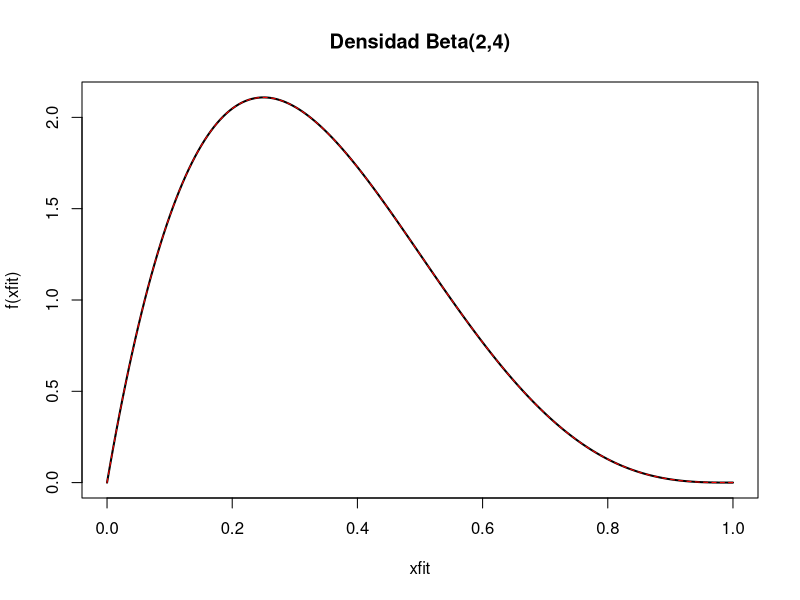
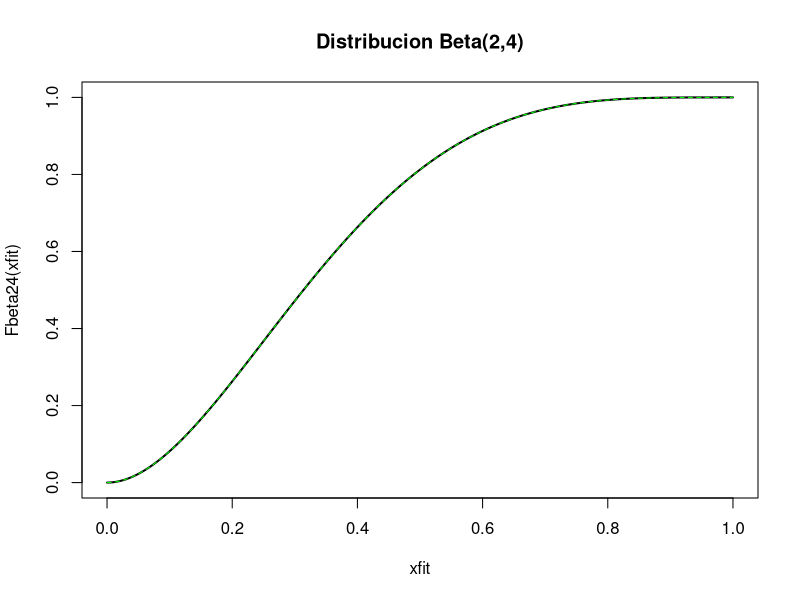

The R script that drew these images, in order: (Note: this script raises an error after producing the figures.)

# Semana 1 - Ejercicio 2. Generacion Distribucion beta.

# Apartado 1 - Dibujar distribucion y densidad de beta(2,4)

# Funcion de densidad de la Beta(2,4) 
f <- Vectorize(function(x) { if (x > 0 && x <  1) (20 * x*(1 - x)**3) else 0})

# Funcion de distribucion
Fbeta24 <- Vectorize(function(x) { if (x < 0 ) 0 
                                 else if (x>1) 1 
                                 else (-4*x**5+15*x**4-20*x**3+10*x**2)
        })

xfit <- seq(0,1,length=200) # Grid para dibujar funciones
plot(xfit, f(xfit),type="l", lwd=2, main="Densidad Beta(2,4)")
# En rojo encima linea discontinua con la proporcionada por R
lines(xfit,dbeta(xfit,2,4), type="l", lty=2, col="red")

plot(xfit, Fbeta24(xfit),type="l", lwd=2, main="Distribucion Beta(2,4)")
# En verde encima linea discontinua con la proporcionada por R
lines(xfit,pbeta(xfit,2,4), type="l", lty=2, col="green")


# Apartado 2 - Algoritmo de Aceptacion/Rechazo

aceprech <- function(n, f, cte=1, rh=runif, dh=dunif) {
  #
  # Metodo de aceptacion/rechazo generico
  #   Args:
  #      n: Numero de muestras a generar
  #      f: Funcion de densidad de la variable a generar
  #      cte: Constante c, mayor que 1, para escalar h. Por defecto 1. La probabilidad 
  #          de aceptacion sera 1/cte.
  #      rh: Generador aleatorio de numeros de acuerdo a la distribucion h.
  #          Debe aceptar como unico parametro el numero de muestras a generar.
  #      dh: Funcion de densidad para aceptar/rechazar las muestras,
  #         debe cumplirse que f(x) <= c*h(x).
  #         Por defecto toma la densidad uniforme
  
  muestras = c()
  
  # Guardamos datos de aceptados y rechazados
  rechazados <<- 0
  aceptados <<- 0
  
  # Funcion de Aceptacion/Rechazo
  g <- function(x) { return (f(x) / (cte * dh(x))) }
  
  for (i in 1:n) {
    accept = F
    
    rechazados <<- rechazados - 1
    while(!accept) {
      
      # Muestra variable y
      y <- rh(1)
      
      # Tirada uniforme para aceptar/rechazar
      u <- runif(1)
      accept <- u <= g(y)
      
      rechazados <<- rechazados + 1
    
    }
    aceptados <<- aceptados + 1
    muestras[[i]] <- y
  }
  
  return (muestras)
}

cte <- 2.109375 + 0.00001 # Constante del metodo de aceptacion
# Maximo de la f calculada numericamente + un margen de error

# Funcion para generar muestras Beta(2,4)
generadorBeta24 <- function(n) {aceprech(n,cte=cte, f)}


# Apartado 3 - Probar y analizar algoritmo

n <- 1000 # Numero de muestras a generar


# Muestra de funcion beta generada mediante el metodo de aceptacion/rechazo generico
muestra <- generadorBeta24(n)

# El porcentaje de aceptados esperado sera de 1/cte
# En nuestro caso 0.474
print(paste("Porcentaje de aceptados: ", 1- rechazados/(aceptados+rechazados)))



# Apartado 4 - Validar algoritmo

# Dibujamos histograma de la muestra y la funcion de densidad sobrepuesta
hist(muestra, prob=T, main='Distribucion Beta(2,4)', ylim = c(0,2.5), xlim=c(0,1))
xfit <- seq(0, 1, length = 100) 
yfit <- dbeta(xfit, shape1=2, shape2=4)
lines(xfit, yfit, col = "blue", lwd = 2)

qqplot(muestra, qbeta(seq(0,1,length = n), shape1 = 2, shape2 = 4))


abline(0,1, col='red')

# Test de kolmogorov
print(ks.test(muestra, 'pbeta', shape1=2, shape2=4))

# Un valor del estadistico cercano a 0 nos da evidencias bastante razonables 
# de que esta generado por una beta (Hipotesis alternativa)

# Apartado 5 - Metodo de la inversa

# No podemos computar explicitamente la funcion inversa, pues no tiene expresion analitica
# Asi que calcularemos de manera numerica la funcion de distribucion inversa 
# resolviendo la solucion a y = F(x) en el intervalo (0,1)

Finversa = Vectorize(function (y) uniroot((function (x) Fbeta24(x) - y), lower = 0, upper = 1)$root)

plot(xfit, Finversa(seq(0,1,length=100)), lwd=2, type="l", main="Funcion Distribucion inversa")


generadorBeta24_inversa <- function(n) { Finversa(runif(n))}

# Puede tardar para valores de n grande
muestraInversa <- generadorBeta24_inversa(n)
hist(muestraInversa, prob=T, xlim=c(0,1), ylim=c(0,2.2))
lines(xfit, yfit, col = "blue", lwd = 2) # Funcion densidad

# Tambien podemos calcular la ecdf a partir de los datos de la muestra
ecdfmuestra <- ecdf(muestra)
# La inversa puede ser computado con los cuantiles de la ecdf
InversaEcdf <- Vectorize(function(x) { quantile(ecdfmuestra, x) })
generadorBeta24Ecdf <- function(n) { InversaEcdf(runif(n))}
muestraEcdf <- generadorBeta24Ecdf(n)
# Ploteamos la muestra generada a partir de la Ecdf
hist(muestraEcdf, prob=T, xlim=c(0,1), ylim=c(0,2.2))
lines(xfit, yfit, col = "blue", lwd = 2) # Funcion densidad

# Para la funcion inversa, tanto calculada a partir de la ecdf como resolviendo 
# numericamente y=F(x) podrian haberse calculado los valores en una malla en (0,1)
# y haberse interpolado con splines para que una vez construidas la evaluacion sea
# rapida, pero tampoco merece la pena complicarse tanto para el ejercicio


